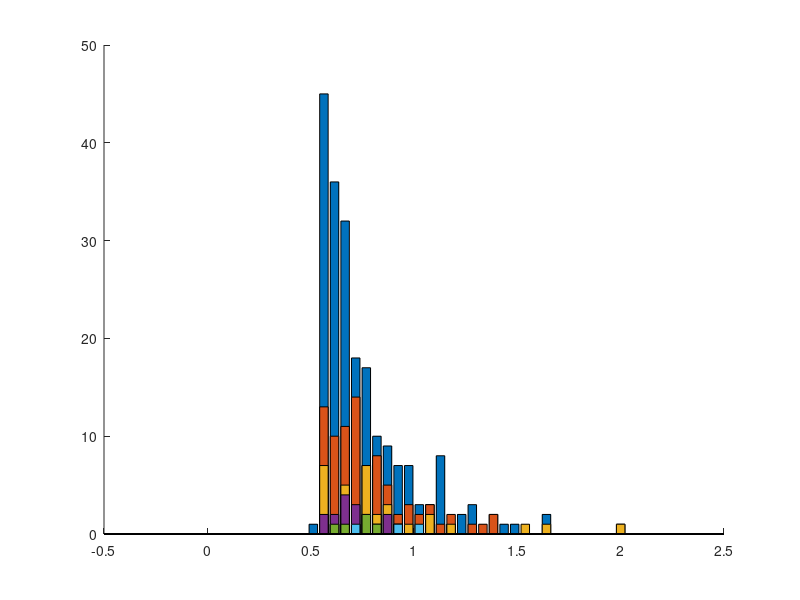

Write the MATLAB code that produced this figure. (Note: this script raises an error after producing the figure.)
clear; close all; clc;

%%
%fix step size
dt = 0.001;
%parameter 
ndt = 0.5; %NON-DECISION TIME
mu = 0.5;  %BY CONVENTION MU MUST BE POSITIVE 
sd = 1;   %THIS IS VARIABILITY WITHIN THE WALK.  KEEP FIXED AT 1. 
nsteps = 2500; %MAX LENGTH OF WALK.  INCREASE TILL WARNING GOES AWAY
ntrials = 500; %NUMBER OF RUNS
criterion = 1; %CORRECT BOUNDARY LOCATION, INCORRECT IS ZERO 
beta = 0.5; % NORMALIZED BIAS
bias = beta*criterion; %ACTUAL BIAS
total_err_pr = 0; % keep running sum of err probability
total_err_rt = 0; % use total_err_pr to normalize this value
%set random number seed 
rng(19680104);
%OUTPUT VARIABLES
sample = zeros(1,nsteps+1);   %This is a single random draw from normal distribution
path = zeros(ntrials,nsteps+1); %This is all the random walks
rt = zeros(ntrials,1);  %These are the rts across trials 
correct = zeros(ntrials,1); %This is accuracy data. ZERO IS WRONG, ONE IS RIGHT

figure

% loop over all 100 samples of drift rate (i.e. mu)
for i = 1:100
    sampled_mu = normrnd(mu,0.1,[1,1])
    %LOOP OVER ntrials.  
    for j = 1:ntrials
        goodpath = 0;
        while goodpath == 0
            draw = normrnd(sampled_mu*dt,sd*sqrt(dt),[1,nsteps]);  %DRAW A WALK
            sample(1) = bias; %START AT BIAS
            sample(2:nsteps+1) = draw; 
            walk = cumsum(sample); %SUM THE WALK.   
            crossbnd = find((walk > criterion) |(walk < 0)); %TEST BOTH BOUNDARIES  
            if ~isempty(crossbnd) %TEST IF IT CROSSED ONE OF THE BOUNDARIES AT LEAST
                goodpath = 1; %WALK IS GOOD, SET TO 1 TO EXIT WHILE LOOP
                path(j,:) = walk; %SAVE THE WALK
            else
                display('Bad Walk') %NOTIFY BAD WALK AND DRAW AGAIN LOWER
            end;
        end;
        rt(j) = crossbnd(1);  %RT IS FIRST CROSSING
        if path(j,rt(j)) > criterion  %TEST IF CORRECT
            path(j,rt(j):end) = criterion; %SET THE REST OF WALK TO BOUNDARY
            correct(j) = 1; %INDICATE CORRECT TRIAL
        else %TRIALIS INCORRECT
            path(j,rt(j):end) = 0; %SET THE REST OF WALK TO ZERO. 
        end; 
        %Add Non-decision time
        rt(j) = rt(j) + ndt/dt;	
    end
    % need to weight average incorrect response times by relative probabilities of incorrect
    %convert rt to milliseconds
    rt = rt*dt;
    errorrt = rt(find(correct == 0));
    % this trial's avg
    avg_err_rt = mean(errorrt);
    err_pr = 1 - mean(correct);
    total_err_rt = total_err_rt + avg_err_rt * err_pr;
    total_err_pr = total_err_pr + err_pr;
    hold on
    bins = linspace(0,2,40);
    [n1,x] = hist(errorrt, bins); 
    h = bar(x, n1);
end

% avg now over all trials
% weighed mean err response time!
avg_err_rt = total_err_rt / total_err_pr;
xline(avg_err_rt,'--b');
xlabel('Response Time')
ylabel('Number of Trials')
title('Error Trial RTs')
